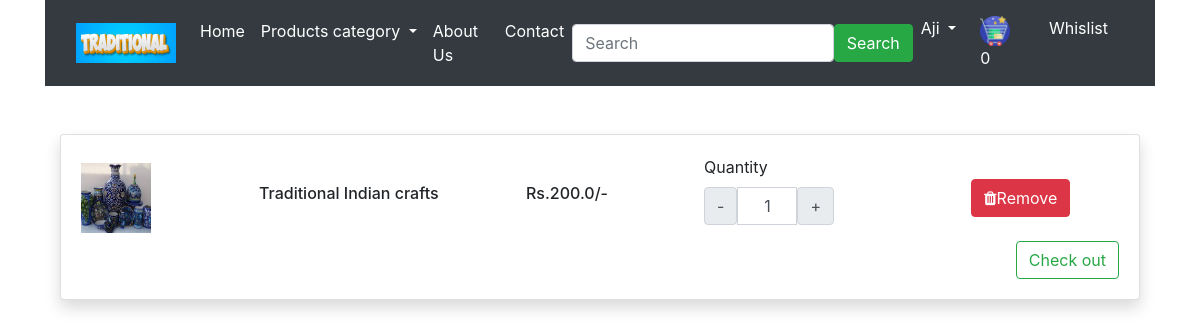
/cart (signed in), run on the app's committed database.
### app1/models.py (models this page shows, shortened)
class Cart(models.Model):
    user=models.ForeignKey(User,on_delete=models.CASCADE)
    product=models.ForeignKey(Product,on_delete=models.CASCADE)
    product_qty=models.IntegerField(null=False,blank=False)
    created_at=models.DateTimeField(auto_now_add=True)

class Product(models.Model):
    title = models.CharField(max_length=100)
    selling_price = models.FloatField()
    discounted_price = models.FloatField()
    category = models.CharField(choices=CATEGORY_CHOICES, max_length=100)
    product_image = models.ImageField(upload_to='product')
    quantity=models.IntegerField(null=True,blank=True)

### app1/views.py (the view)
# urls.py: path('cart',views.cart,name="cart"),
@login_required(login_url='/signin/')
def cart(request):
    cartitem=Cart.objects.filter(user=request.user)
    context={'cart':cartitem}
    return render(request,"app/cart.html",context)

### app1/templates/app/cart.html (shortened to what this page needs)
<!DOCTYPE html>
{% load static %}
<html lang="en">
<head>
    <link rel="stylesheet" href="https://cdn.jsdelivr.net/npm/bootstrap@4.6.2/dist/css/bootstrap.min.css">
    <link rel="stylesheet" href="https://cdnjs.cloudflare.com/ajax/libs/font-awesome/4.7.0/css/font-awesome.min.css">
    <link rel="stylesheet" href="https://cdnjs.cloudflare.com/ajax/libs/alertify.js/0.3.11/alertify.bootstrap.min.css" />
</head>
<body>
    <div class="container">
        <nav class="navbar navbar-expand-md  navbar-light bg-dark">
            {% if user.is_authenticated %}
            <div class="container-fluid">
                <a href="#" class="navbar-brand">
                    <img src="{% static 'app/images/product/teclogo.jpg'%}" height="40" width="100" loading="lazy">
                </a>
                <div class="collapse navbar-collapse" id="myNavBar">
                    <ul class="navbar-nav me-auto mb-2 mb-lg-0">
                        <li class="nav-item">
                            <a href="{% url 'home' %}" class="nav-link text-white">Home</a>
                        </li>
                        <li class="nav-item dropdown">
                            <a class="nav-link text-white dropdown-toggle" href="#" id="navbarDropdown" role="button" data-toggle="dropdown">
                                Products category
                            </a>
                          </li>
                        <li class="nav-item">
                            <a href="{% url 'about' %}" class="nav-link text-white">About Us</a>
                        </li>
                        <li class="nav-item">
                            <a href="{% url 'contact' %}" class="nav-link text-white">Contact</a>
                        </li>
                    </ul>
                </div>
                <form class="d-flex me-auto" role="search">
                    <input class="form-control me-3" type="search" placeholder="Search" aria-label="Search">
                    <button class="btn btn-success" type="submit">Search</button>
                </form>
                <ul class="navbar-nav me-auto mb-2 mb-lg-0">
                    <li class="nav-item dropdown">
                        <a class="nav-link text-white dropdown-toggle" href="#" id="profileDropdown" role="button" data-toggle="dropdown">
                            <span class="text-capitalize">{{ user }}</span>
                        </a>
                      </li>
                      <li class="nav-item mx-2">
                        <a href="#" class="nav-link text-white shopping" id="carticon"><img src="{% static 'app/images/product/cart.png'%}" height="30px" width="30px"> <span class="quantity">0</span></a>
                      </li>
                      <li class="nav-item mx-2">
                        <a href="#" class="nav-link text-white">Whislist</a>
                      </li>
                </ul>
            </div>
            {% endif %}
        </nav>
        <div class="py-5">
            <div class="container">
                <div class="row">
                    <div class="col-md-12">
                        <div class="card shadow">
                            <div class="card-body cartdata">
                               {% if cart %}
                                    {% for item in cart %}
                                        <div class="row product-data">
                                            <div class="col-md-2 my-auto">
                                                <img src="{{item.product.product_image.url}}" height="70px" width="70px" alt="Image here">
                                            </div>
                                            <div class="col-md-3 my-auto">
                                                <h6>{{item.product.title}}</h6>
                                            </div>
                                            <div class="col-md-2 my-auto">
                                                <h6>Rs.{{item.product.selling_price}}/-</h6>
                                            </div>
                                            <div class="col-md-3 my-auto">
                                                {% if item.product.quantity >= item.product_qty %}
                                                    <label for="quantity" class="text-center">Quantity</label>
                                                    <div class="input-group text-center mb-3" style="width: 130px;">
                                                        <button class="input-group-text changeQuantity decrement-btn">-</button>
                                                        <input type="text" name="quantity" class="form-control qty-input text-center" value="1">
                                                        <button class="input-group-text changeQuantity increment-btn">+</button>
                                                    </div>
                                                {% else %}
                                                    <h6>Out of Stock</h6>
                                                {% endif %}
                                            </div>
                                            <div class="col-md-2 my-auto">
                                                <button class="btn btn-danger delete-cart-item"><i class="fa fa-trash"></i>Remove</button>
                                            </div>
                                        </div>
                                    {% endfor %}
                                    <a href="{% url 'checkout' %}" class="btn btn-outline-success float-right">Check out</a>
                                {% else %}
                                    <h4>Your Cart is empty</h4>
                                {% endif %}
                            </div>
                        </div>
                    </div>
                </div>
            </div>
        </div>
</body>
</html>

### data on the page
Cart: product.product_image (picture), product "Traditional Indian crafts", product.selling_price "200.0"

### other printed values
{{ user }} "Aji"
